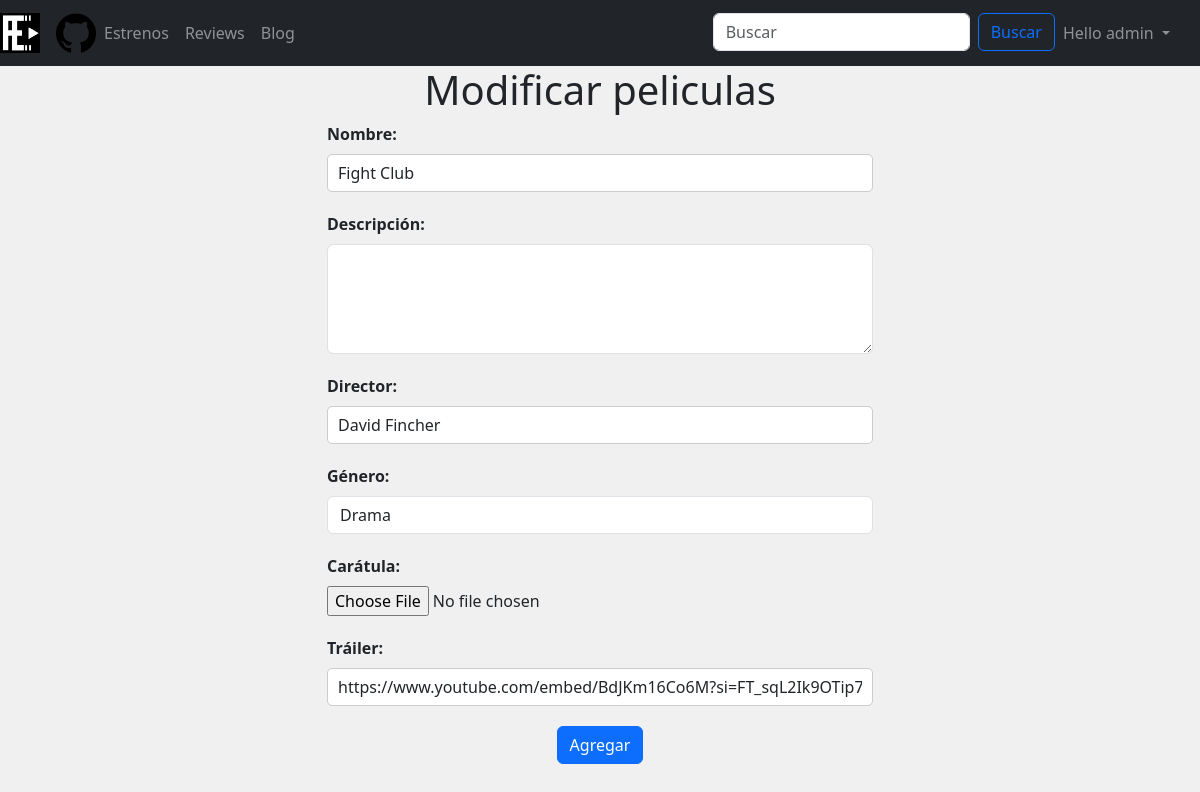
Page /funcionalidades/modificarPelicula.php?id=6 (signed in) on the committed database.
### tables this page shows
CREATE TABLE `peliculas` (
  `ID` int(10) UNSIGNED NOT NULL,
  `nombre` varchar(20) NOT NULL,
  `descripcion` text NOT NULL,
  `director` varchar(20) NOT NULL,
  `genero` varchar(30) NOT NULL,
  `caratula` varchar(100) NOT NULL,
  `trailer` varchar(200) DEFAULT NULL,
  `numValoraciones` int(200) NOT NULL,
  `valoracion` int(10) NOT NULL
);

### includes/DAOs/generoDAO.php (called while the page is built, shortened)
<?php
class generoDAO {
    public function cargarGeneros() {
        $conexion = Aplicacion::getInstance()->getConexionBd();
        $query = "SELECT * FROM generos";
        $result = $conexion->query($query);
        $generos = array();
        while ($row = $result->fetch_assoc()) {
            $generos[] = $row['genero'];
        }
        return $generos;
    }
}

### includes/SAs/generoSA.php (called while the page is built, shortened)
<?php
require_once __DIR__ . '/../DAOs/generoDAO.php';
class generoSA
{
    public function cargarGeneros()
    {
        $generoDAO = new generoDAO();
        return $generoDAO->cargarGeneros();
    }
}

### includes/SAs/PeliculaSA.php (called while the page is built, shortened)
<?php
require_once __DIR__ . '/../DAOs/peliculaDAO.php';
require_once __DIR__ . '/../DTOs/PeliculaDTO.php';
class PeliculaSA
{
    public function obtenerPeliculaPorID($id)
    {
        $peliculaDAO = new PeliculaDAO();
        $pelicula = $peliculaDAO->obtenerPeliculaPorID($id);
        return $pelicula;
    }
}

### includes/Aplicacion.php (called while the page is built, shortened)
<?php
class Aplicacion
{
	private $bdDatosConexion;
	private $inicializada = false;
	private $conn;
	public function init($bdDatosConexion)
	{
		if (!$this->inicializada) {
			$this->bdDatosConexion = $bdDatosConexion;
			$this->inicializada = true;
		}
	}
	public function getConexionBd()
	{
		if (!$this->conn) {
			$bdHost = $this->bdDatosConexion['host'];
			$bdUser = $this->bdDatosConexion['user'];
			$bdPass = $this->bdDatosConexion['pass'];
			$bd = $this->bdDatosConexion['bd'];
			$conn = new mysqli($bdHost, $bdUser, $bdPass, $bd);
			$this->conn = $conn;
		}
		return $this->conn;
	}
}

### includes/DAOs/peliculaDAO.php (called while the page is built, shortened)
<?php
class PeliculaDAO
{
    public function obtenerPeliculaPorID($ID)
    {
        $this->conexion = Aplicacion::getInstance()->getConexionBd();
        $query = "SELECT * FROM peliculas WHERE ID = ?";
        $statement = $this->conexion->prepare($query);
        $statement->bind_param("i", $ID);
        $statement->execute();
        $result = $statement->get_result();
        $peliculaData = $result->fetch_assoc();
        if ($peliculaData != null) {
            $peliculaDTO = new PeliculaDTO(
                $peliculaData['ID'],
                $peliculaData['nombre'],
                $peliculaData['descripcion'],
                $peliculaData['director'],
                $peliculaData['genero'],
                $peliculaData['caratula'],
                $peliculaData['trailer'],
                $peliculaData['numValoraciones'],
                $peliculaData['valoracion']
            );
            return $peliculaDTO;
        } else {
            return null;
        }
    }
}

### includes/DTOs/PeliculaDTO.php (called while the page is built, shortened)
<?php
class PeliculaDTO
{
    public $nombre;
    public $descripcion;
    public $director;
    public $genero;
    public $caratula;
    public $trailer;
    private function setPelicula($ID, $nombre, $descripcion, $director, $genero, $caratula, $trailer, $num_valoraciones, $valoracion)
    {
        $this->nombre = $nombre;
        $this->descripcion = $descripcion;
        $this->director = $director;
        $this->genero = $genero;
        $this->caratula = $caratula;
        $this->trailer = $trailer;
    }
    public function getNombre()
    {
        return $this->nombre;
    }
    public function getDescripcion()
    {
        return $this->descripcion;
    }
    public function getDirector()
    {
        return $this->director;
    }
    public function getGenero()
    {
        return $this->genero;
    }
    public function getCaratula()
    {
        return $this->caratula;
    }
    public function getTrailer()
    {
        return $this->trailer;
    }
}

### Formularios/FormularioModificarPeliculas.php (the view, shortened to what this page needs)
<?php
require_once __DIR__ . '/../includes/SAs/PeliculaSA.php';
require_once __DIR__ .'/../includes/SAs/generoSA.php';
require_once __DIR__ . '/Formulario.php';
class FormularioModificarPeliculas extends Formulario
{
    public $id;
    public function __construct($id)
    {
        $this->id = $id;
    }
    protected function generaCamposFormulario(&$datos)
    {
        $peliculaSA = new PeliculaSA();
        $generoSA= new generoSA();
        $pelicula = $peliculaSA->obtenerPeliculaPorID($this->id);
        $erroresCampos = self::generaErroresCampos($this->campos, $this->errores);
        $erroresGlobal = self::generaListaErroresGlobales($this->errores);
        $nombre = $pelicula->getNombre();
        $descripcion = $pelicula->getDescripcion();
        $director = $pelicula->getDirector();
        $genero = $pelicula->getGenero();
        $caratula = $pelicula->getCaratula();
        $trailer = $pelicula->getTrailer();
        $opcionesGenero = $generoSA->cargarGeneros();
        $opciones = '';
        foreach ($opcionesGenero as $opcion) {
            $selected = ($opcion === $genero) ? 'selected' : '';
            $opciones .= '<option value="' . $opcion . '" ' . $selected . '>' . $opcion . '</option>';
        }
        $contenidoPrincipal = <<<EOS
        <div class="container">
        <div class="row justify-content-center">
            <div class="col-md-6">
                <div class="film-container">
                    <span class="form_errors">$erroresGlobal</span>
                        <div class="form-group">
                            <span class="form_errors">{$erroresCampos['nombrePelicula']}</span>
                            <label for="nombrePelicula">Nombre:</label>
                            <input type="text" class="form-control" id="nombrePelicula" name="nombrePelicula" value="$nombre" required>
                        </div>
                        <div class="form-group">
                            <span class="form_errors">{$erroresCampos['descripcion']}</span>
                            <label for="descripcion">Descripción:</label>
                            <textarea class="form-control" id="descripcion" name="descripcion" rows="4" value="$descripcion" required></textarea>
                            </div>
                        <div class="form-group">
                            <span class="form_errors">{$erroresCampos['director']}</span>
                            <label for="director">Director:</label>
                            <input type="text" class="form-control" id="director" name="director" value="$director" required>
                        </div>
                        <div class="form-group">
                            <span class="form_errors">{$erroresCampos['genero']}</span>
                            <label for="genero">Género:</label>
                            <select class="form-control" id="genero" name="genero" value="$genero" required>
                                $opciones
                            </select>
                        </div>
                        <div class="form-group">
                            <span class="form_errors">{$erroresCampos['caratula']}</span>
                            <label for="caratula">Carátula:</label>
                            <input type="file" class="form-control-file" id="caratula" name="caratula" accept=".png, .jpg, .jpeg, .gif" value="$caratula" required>
                        </div>
                        <div class="form-group">
                            <span class="form_errors">{$erroresCampos['trailer']}</span>
                            <label for="trailer">Tráiler:</label>
                            <input type="text" class="form-control" id="trailer" name="trailer" value="$trailer" required>
                        </div>
                        <div class="text-center">
                            <button type="submit" class="btn btn-primary">Agregar</button>
                        </div>
                </div>
            </div>
        </div>
    </div>
EOS;
        return $contenidoPrincipal;
    }
}

### css/estilo.css (style rules this page uses)
html, body { margin: 0; padding: 0; height: 100%; background-color: #f0f0f0; }
.form-group { margin-bottom: 20px; }
label { display: block; font-weight: bold; }
input[type="text"], input[type="number"], textarea { width: 100%; padding: 10px; border: 1px solid #ccc; border-radius: 5px; font-size: 16px; }

### rows in the picture
peliculas: nombrePelicula "Fight Club", director "David Fincher", genero "Drama", trailer "https://www.youtube.com/embed/BdJKm16Co6M?si=FT_sqL2Ik9OTip7J"

### other values in the picture
$username "admin"
